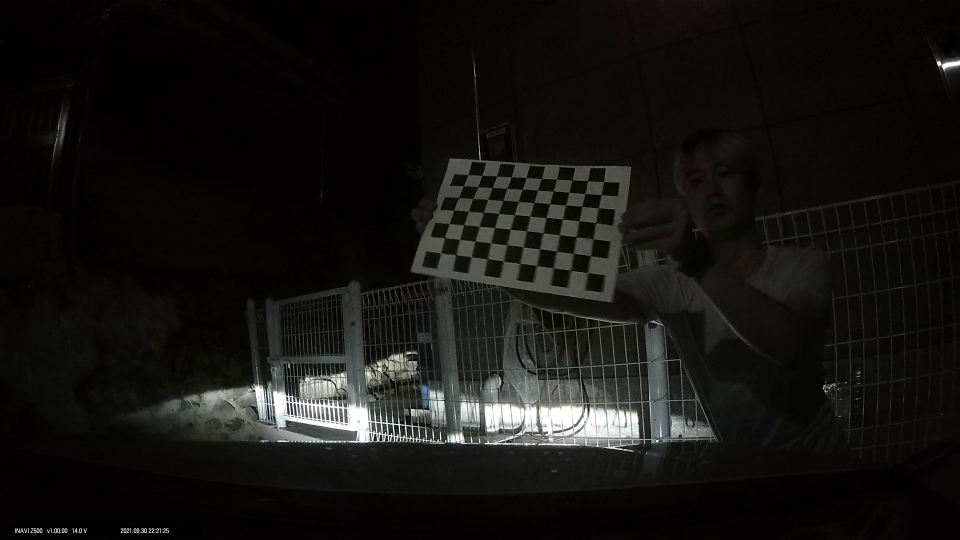
#> input picture OpenCV 10일차/실습/img/black_box_checkboard/t1.jpg, 1920 x 1080 px (shown at 1/2 size); its folder holds only this picture in this run
$ python opencv_61.py
#> lines starting #> are read from the running program, lines starting #| are printed output that depends on the picture; after the words box and inside, x2 and y2 are one past the last pixel; in counts of white or black regions, pixels touching at a corner belong together
# 캘리브레이션 영상을 가지고 정보 구하여 dump로 저장하기
import cv2
import numpy as np
import glob
import pickle

x = 10
y = 7

objp = np.zeros((y * x, 3), np.float32)
objp[:, :2] = np.mgrid[0:x, 0:y].T.reshape(-1, 2)

objpoints = []
imgpoints = []

# 사용자가 제시한 조건에 맞는 파일명을 리스트 형식으로 반환
images = glob.glob('img/black_box_checkboard/t*.jpg')

total_images = len(images)
for idx, fname in enumerate(images):
    img = cv2.imread(fname)
#> img is the input picture: shape (1080, 1920, 3); mean B, G, R 18.1, 20.5, 20.7
    gray = cv2.cvtColor(img, cv2.COLOR_BGR2GRAY)

    ret, corners = cv2.findChessboardCorners(gray, (x, y), None)
#> ret = True; corners = 70 rows, first 8: [1175.5, 545.5], [1140.5, 541], [1107, 536], [1073, 532], [1041, 527.1], [1007.5, 523], [973.2, 518.7], [942.5, 513.5]

    if ret == True:
        objpoints.append(objp)
        imgpoints.append(corners)

        cv2.drawChessboardCorners(img, (x, y), corners, ret)
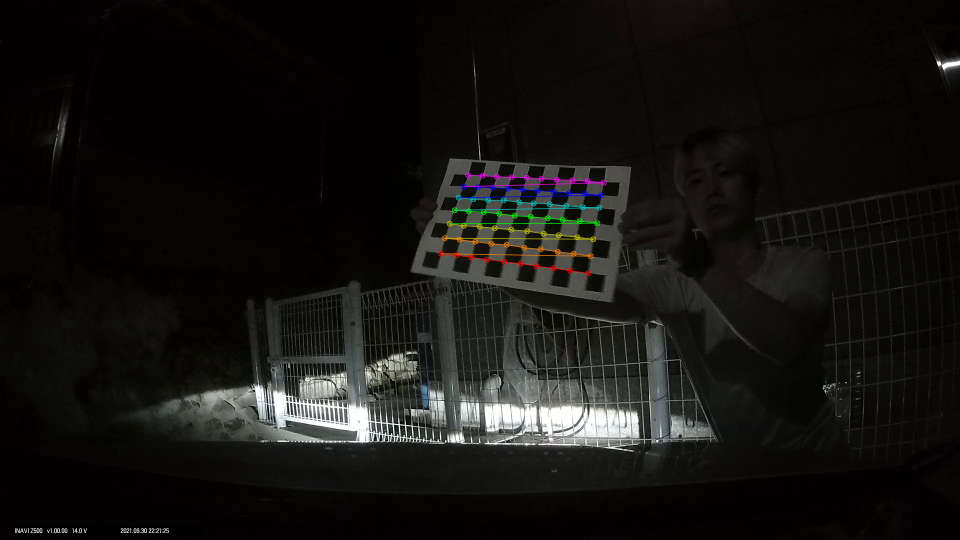
#> img: shape (1080, 1920, 3) (shown at 1/2 size); 0.78% of pixels changed, all inside (x1, y1, x2, y2) = (876, 344, 1214, 553)

        write_name = 'output/output4/corners_found' + str(idx) + '.jpg'
        cv2.imwrite(write_name, img)

        out_str = f'{idx}/{total_images}'
        cv2.putText(img, out_str, (10, 25), cv2.FONT_HERSHEY_SIMPLEX, 0.4, (0, 255, 255), 1)
#> img: shape (1080, 1920, 3); under 0.01% of pixels changed, all inside (x1, y1, x2, y2) = (11, 15, 32, 29)

        cv2.imshow('img', img)
        cv2.waitKey(500)

cv2.destroyAllWindows()

img = cv2.imread('img/black_box_checkboard/t14.jpg')
#> (the run stopped early here; a loop or call above may not have finished)
